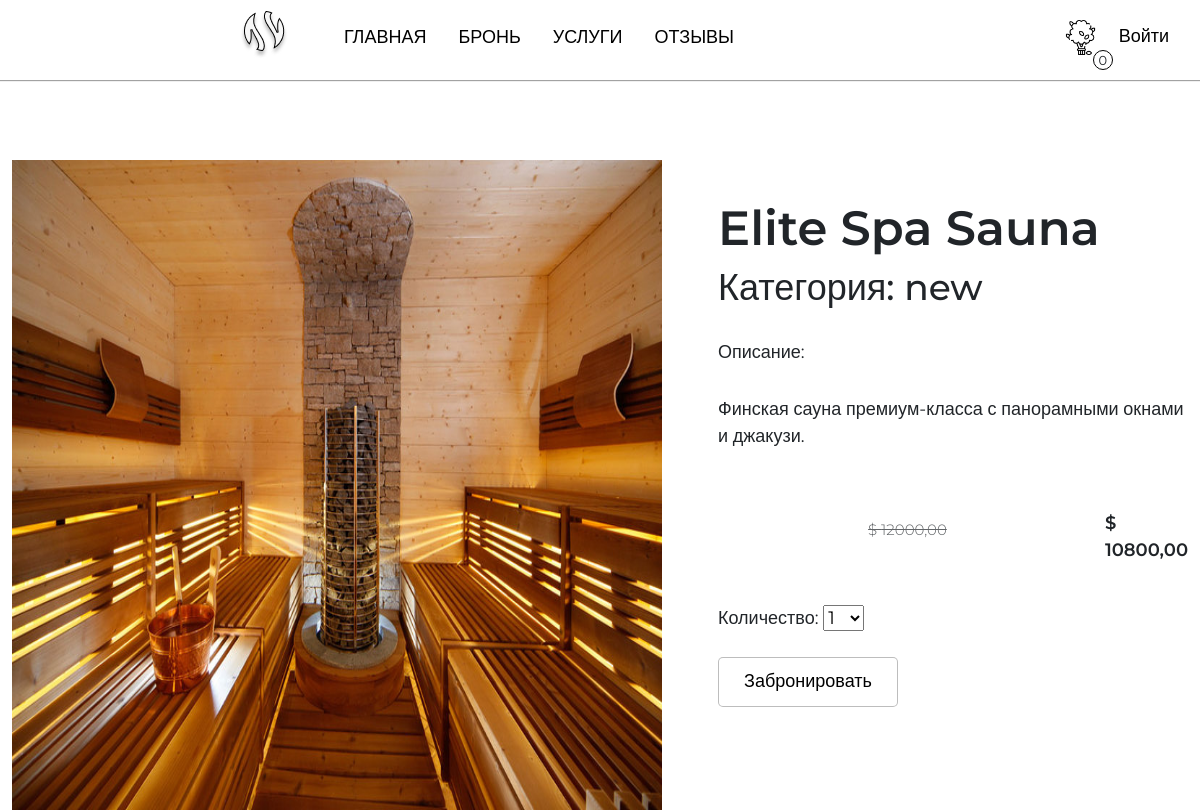
The app's page /shop/elite-spa-sauna/ with its own data.
### users/models.py (models this page shows, shortened)
class Saunas(models.Model):
    category = models.ForeignKey(Category,
                                 related_name="products",
                                 on_delete=models.CASCADE)
    name = models.CharField(max_length=50)
    slug = models.SlugField(max_length=50)
    image = models.ImageField(upload_to='saunas/%Y/%m/%d',
                              blank=True)
    description = models.TextField(blank=True)
    price_per_hour = models.DecimalField(max_digits=10,
                                         decimal_places=2)
    available = models.BooleanField(default=True)
    created = models.DateTimeField(auto_now_add=True)
    updated = models.DateTimeField(auto_now=True)
    discount = models.DecimalField(default=0.00,
                                   max_digits=4,
                                   decimal_places=2)
    class Meta:
        ordering = ["name"]
        indexes = [
            models.Index(fields=["id","slug"]),
            models.Index(fields=["name"]),
            models.Index(fields=["-created"]),
        ]
        verbose_name = "Сауна"
        verbose_name_plural = "Сауны"
    def sell_price(self):
        if self.discount:
            return round(self.price_per_hour - self.price_per_hour * self.discount / 100,2)

class Category(models.Model):
    name = models.CharField(max_length=20,
                            unique=True)
    slug = models.SlugField()
    description = models.TextField(blank=True)
    class Meta:
        ordering = ["name"]
        indexes = [models.Index(fields=["name"])]
        verbose_name = "Категория"
        verbose_name_plural = "Категории"
    def __str__(self):
        return self.name

### users/views.py (the view)
# urls.py: path('shop/<slug:slug>/',views.sauna_detail,
def sauna_detail(request, slug):
    sauna = Saunas.objects.filter(slug=slug, available=True).first()
    if sauna is None:
        raise Http404("Sauna not found")  # Вместо None — 404
    booking_sauna_form =BookingAddSaunaForm
    return render(request, 'users/sauna/detail.html', {'sauna': sauna,
                                                       'booking_sauna_form':booking_sauna_form})

### booking/booking.py (called while the page is built)
    def __len__(self):
        return sum(item['quantity'] for item in self.booking.values())

### booking/context_processors.py (called while the page is built)
def booking(request):
  return {'booking': Booking(request)}

### users/templates/users/sauna/detail.html (shortened to what this page needs)
{% extends 'users/base.html' %}
{% load static %}
{%block content%}
    <div class="detail-sauna d-flex gap-3">
        <div class="detail-img">
            <img src="{% if sauna.image %}{{sauna.image.url}}{%else%}{% static 'img/noimage.png' %}{% endif %}" alt="" class="detail-image">
        </div>
        <div class="detail-description">
                <h2>{{sauna.name}}</h2>
                <h3>Категория: {{ sauna.category }} </h3>
                <p>Описание: {{sauna.description|linebreaks}} </p>
                {% if sauna.discount %}
                    <div class="card-discount d-flex gap-2">
                        <p class="line">$ {{ sauna.price_per_hour}}</p>
                        <p>$ {{ sauna.sell_price }}</p>
                    </div>
                {% else %}
                    <p class="price">$ {{ sauna.price_per_hour }}</p>
                {% endif %}
                <form action="{%url "booking:booking_add" sauna.id%}" class="qform" method="post">
                  <div class="booking-form">
                    {{ booking_sauna_form }}
                  </div>
                  <input type="submit" class="add-to-booking-btn" value="Забронировать">
                </form>
            </div>
    </div>
{%endblock content%}

### users/static/css/base.css (style rules this page uses)
:root { --box-shadow: 0px 1px 1px rgba(0,0,0,0.363); }
body { font-family: "Montserrat", sans-serif; font-size: 18px; padding: 0; margin: 0; overflow-x: hidden; }
h2 { font-size: 48px; font-weight: 600; }
h3 { font-size: 36px; }
.detail-image { width: 650px; height: 650px }
.detail-sauna { margin-top: 80px }
.detail-description { margin-left: 40px; margin-top: 40px; }
.detail-description p { margin-top: 30px; max-width: 700px; }
.card-discount { display: flex; flex-direction: row; justify-content: center; align-items: center; min-height: 40px; margin-bottom: 5px; font-weight: 600; }
.card-discount .price, .card-discount .line { text-align: center; margin: 0; width: 100%; }
.line { opacity: 0.7; text-decoration: line-through; font-weight: 300; font-size: 15px; }
.booking-form { margin-top: 25px; }
.add-to-booking-btn { display: flex; align-items: center; justify-items: center; width: 180px; height: 50px; border: 1px solid #00000042; border-radius: 5px; margin: 0; transition: all 0.5s ease; background-color: #fff; margin-top: 25px; }

### records on screen
Saunas: image (picture), name "Elite Spa Sauna", category "new", description "Финская сауна премиум-класса с панорамными окнами и джакузи.", price_per_hour "12000,00", sell_price "10800,00"
